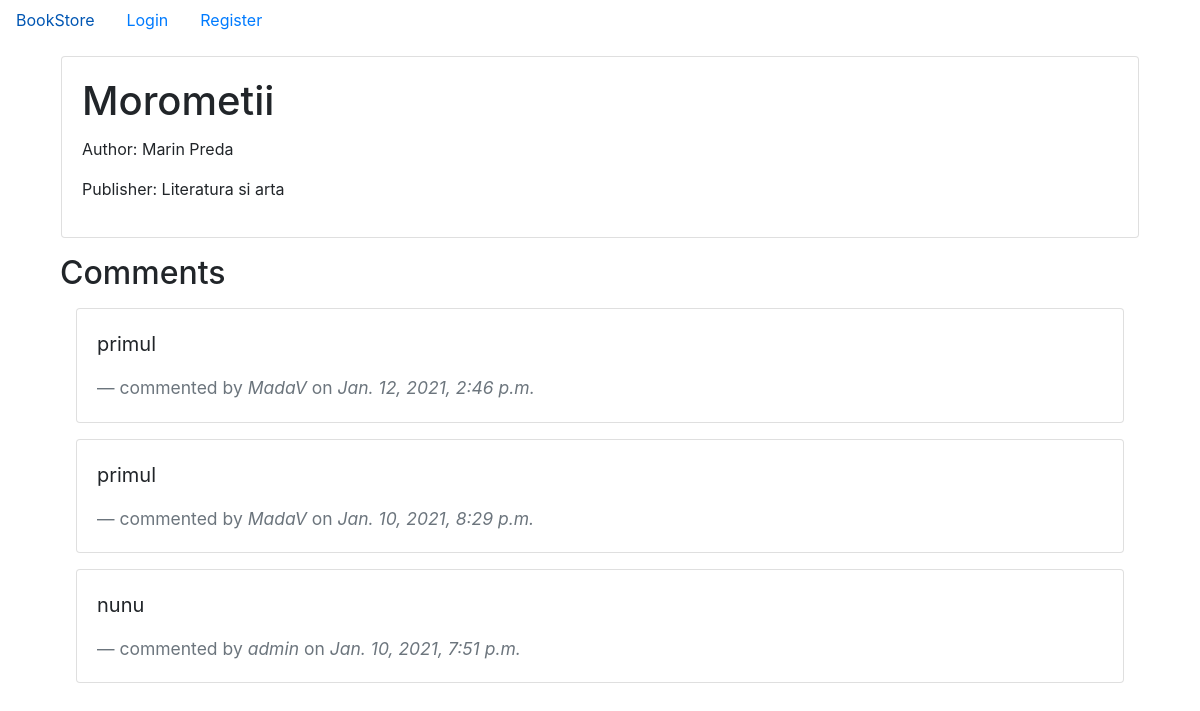
Screenshot of /book/1 with the database file from the repository.
### app/models.py (models this page shows, shortened)
class Book(models.Model):
    name = models.CharField(max_length=70)
    author = models.ForeignKey(Author, on_delete = models.CASCADE, related_name = "books")
    publisher = models.ForeignKey(Publisher,on_delete = models.CASCADE, related_name = "publishers")

class Author(models.Model):
    name = models.CharField(max_length=70)
    birthday = models.DateField(blank=True, null=True)

class Publisher(models.Model):
    name = models.CharField(max_length=70)
    contactPhone = models.CharField(max_length=10)

class Comment(models.Model):
    text = models.CharField(max_length=200)
    book = models.ForeignKey(Book, on_delete=models.CASCADE, related_name="comments")
    created_by = models.ForeignKey(User, on_delete=models.CASCADE, related_name="comments")
    created_at = models.DateTimeField(auto_now_add=True)
    updated_at = models.DateTimeField(auto_now=True)

### app/views.py (the view)
# urls.py: path('book/<int:pk>', BookDetail.as_view(), name='book_detail'),
class BookDetail(DetailView):
    model=Book
    template_name="book_detail.html"
    def get_context_data(self, **kwargs):
        context = super(BookDetail, self).get_context_data(**kwargs)
        context['form'] = CommentForm()
        return context

### app/templates/book_detail.html (shortened to what this page needs)
{% extends 'base.html' %}
{% block content %}
<div class="container">
  <div class="p-3">
    <div class="card">
      <div class="card-body">
        <h1 class="card-title">
          {{ book.name }}
        </h1>
        <p>Author: {{book.author.name}}</p>
        <p>Publisher: {{book.publisher.name}}</p>
      </div>
    </div>
  </div>
  <div class=" col-sm-12">
    <h2>Comments</h2>
    {% if book.comments.all %}
      {% regroup book.comments.all|dictsortreversed:"created_at" by created_at as comments %}
      {% for comment_group in comments %}
        {% for comment in comment_group.list %}
        <div class="card m-3">
          <div class="card-body">
            <blockquote class="blockquote mb-0">
              <p>
                {{ comment.text }}
              </p>
              <footer class="blockquote-footer">commented by
                <cite>{{ comment.created_by.username }}</a></cite>
                on <cite>{{ comment.created_at }}</cite>
              </footer>
            </blockquote>
          </div>
        </div>
        {% endfor%}
      {% endfor %}
    {% else %}
      <p> No comments yet.</p>
    {% endif %}
  </div>
</div>
{% endblock %}

### rows the page displays
Book: name "Morometii", author.name "Marin Preda", publisher.name "Literatura si arta"
Comment: text "primul", created_by.username "MadaV", created_at "Jan. 12, 2021, 2:46 p.m."
Comment: text "primul", created_by.username "MadaV", created_at "Jan. 10, 2021, 8:29 p.m."
Comment: text "nunu", created_by.username "admin", created_at "Jan. 10, 2021, 7:51 p.m."
